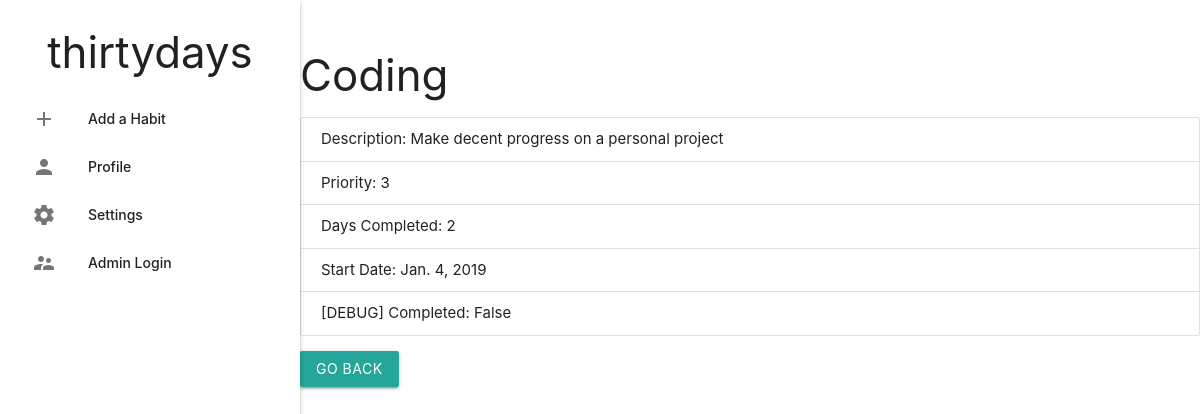
Screenshot of /15/ with the database file from the repository.
### task/models.py (models this page shows, shortened)
class Habit(models.Model):
    habit_name = models.CharField(max_length=200)
    start_date = models.DateField()
    day_counter = models.IntegerField(default = 0)
    habit_desc = models.TextField()
    habit_priority = models.IntegerField()
    completed = models.BooleanField(default = False)
    active = models.BooleanField(default = True)
    def update(self):
        now = datetime.datetime.now()
        if self.active:
            current_date = self.start_date + datetime.timedelta(days = self.day_counter)
            midnight = datetime.datetime(current_date.year, current_date.month, current_date.day + 1, 0, 0, 0)
            if  now > midnight:
                if self.completed == False:
                    self.day_counter = 0
                    self.start_date = current_date
                else:
                    self.day_counter += 1
                    self.completed = False
        else:
            if self.start_date <= now.date():
                self.active = True
        self.save()

### task/views.py (the view)
# urls.py: path('<int:id>/', views.detail, name = 'detail'),
def detail(request, id):
    for habit in Habit.objects.all():
        habit.update()
    habit = get_object_or_404(Habit, pk = id)
    context = {'habit': habit}
    return render(request, 'task/detail.html', context)

### task/templates/task/detail.html
{% extends 'task/layout.html' %}
{% block content %}
<h3> {{habit.habit_name}} </h3>
<ul class="collection">
  <li class="collection-item">Description: {{habit.habit_desc}}</li>
  <li class="collection-item">Priority: {{habit.habit_priority}}</li>
  <li class="collection-item">Days Completed: {{habit.day_counter}}</li>
  <li class="collection-item">Start Date: {{habit.start_date}}</li>
  <li class="collection-item">[DEBUG] Completed: {{habit.completed}}</li>
</ul>
<a href="\task" class="btn">Go Back</a>
{% endblock %}

### rows the page displays
Habit: habit_name "Coding", habit_desc "Make decent progress on a personal project", habit_priority "3", day_counter "2", start_date "Jan. 4, 2019", completed "False"
